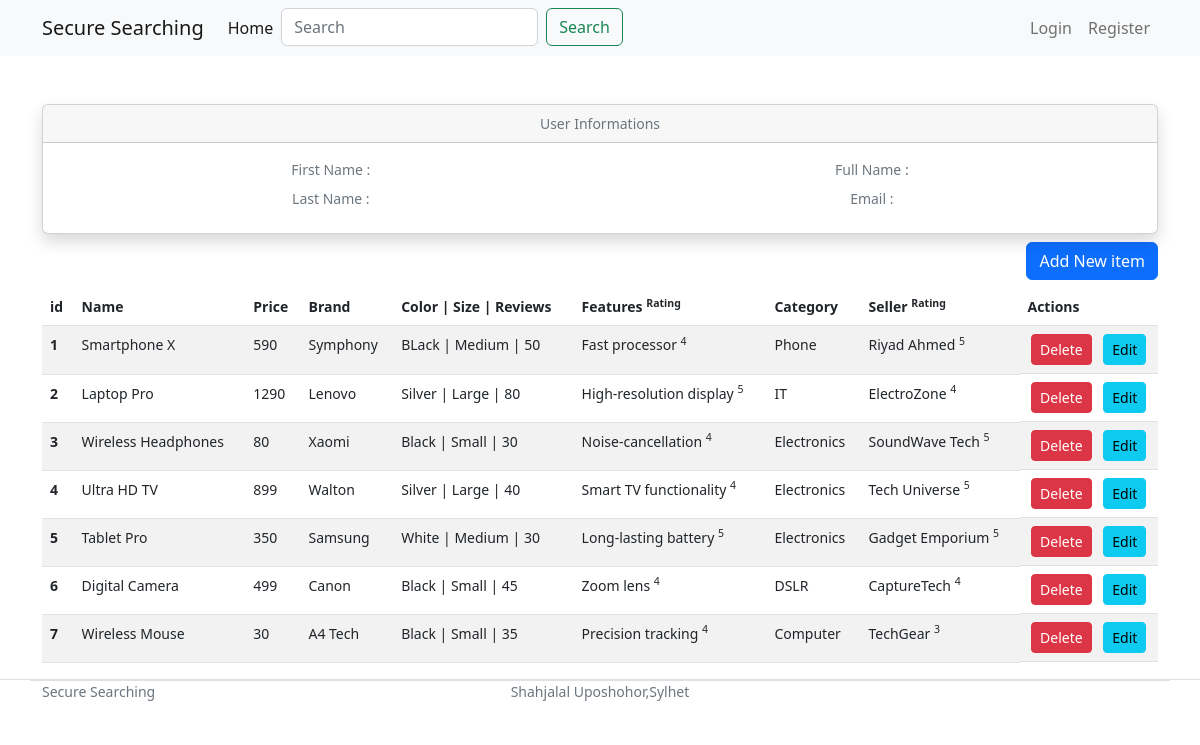
/accounts/dashboard/, run on an earlier commit of the app's database.
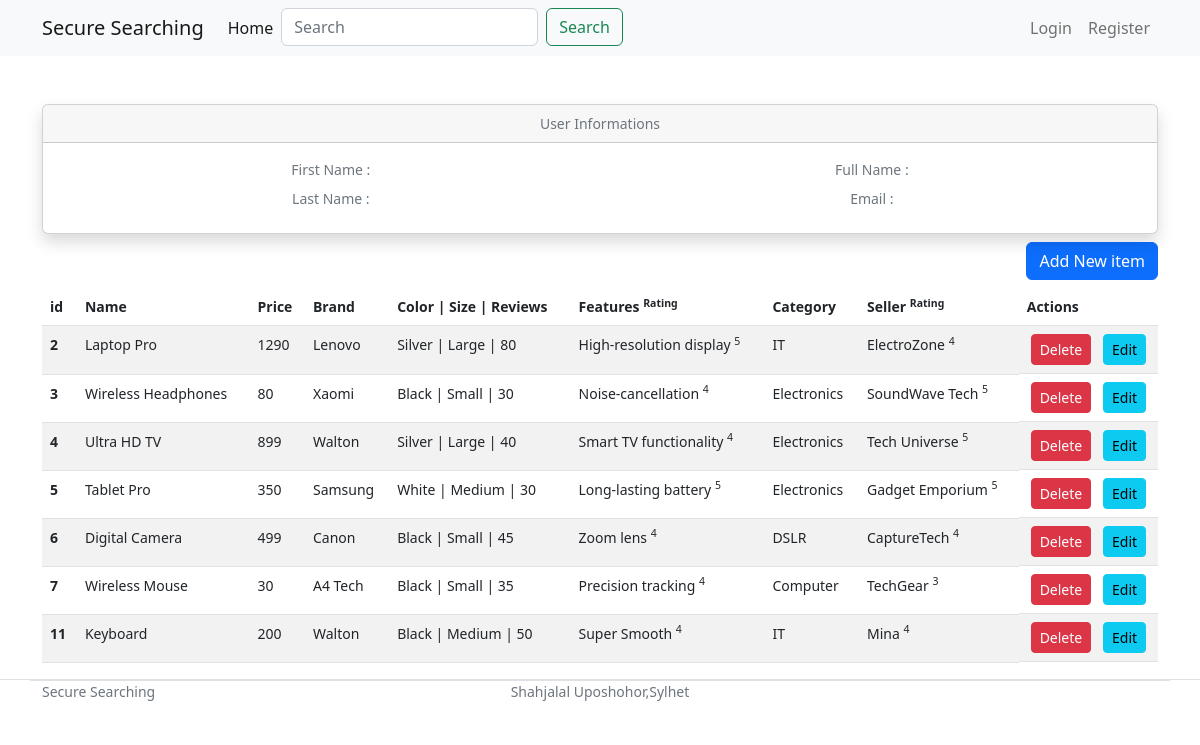
And on a later commit of the database.
### content/models.py (models this page shows, shortened)
class Content(models.Model):
    name = models.CharField(max_length=50 , unique=True)
    slug = models.SlugField(max_length=50, unique=True)
    brand = models.CharField(max_length=20)
    category = models.CharField(max_length=20)
    description = models.TextField()
    features = models.CharField(max_length=50)
    price = models.IntegerField()   # 120.65
    colors = models.CharField(max_length=10)
    sizes = models.CharField(max_length=10)
    availability = models.BooleanField(default=False,blank=True)
    rating = models.IntegerField(choices=[(i, i) for i in range(1, 6)])
    num_reviews = models.IntegerField()
    seller_name = models.CharField(max_length=50)
    seller_rating = models.IntegerField(choices=[(i, i) for i in range(1, 6)])
    img = models.ImageField(upload_to='photos/content', blank=True)
    created_at=models.DateTimeField(auto_now_add=True)
    updated_at=models.DateTimeField(auto_now=True)

### accounts/views.py (the view)
# urls.py: path('dashboard/', views.dashboard, name='dashboard'),
def dashboard(request):
    content = Content.objects.all()
    return render(request,'dashboard.html',{'content':content})

### accounts/templates/dashboard.html (shortened to what this page needs)
{% extends 'base.html' %}
{% block content %}
<section class="section-conten padding-y bg pt-5">
	<div class="container">
		<div class="card text-center shadow bg-body rounded">
			<div class="card-header">
			  User Informations
			</div>
			<div class="card-body d-flex justify-content-around">
			  <div class='d-flex flex-column justify-content-start'>
				<p class="card-title">First Name : {{user.first_name}}</p>
			  	<p class="card-title">Last Name : {{user.last_name}}</p>
			  </div>
			  <div class='d-flex flex-column justify-content-start'>
				<p class="card-title">Full Name : {{user.first_name}} {{user.last_name}}</p>
				<p class="card-text">Email : {{user.email}}</p>
			  </div>
			</div>
		  </div>
		  <div class='d-flex justify-content-end mt-2 mb-2'>
			  <a type="button" class="btn btn-primary text-right" href="{% url 'add-item'%}" >Add New item</a>
		  </div>
		  <table class="table table-striped table-hover">
			<thead>
			  <tr>
				<th scope="col">id</th>
				<th scope="col">Name</th>
				<th scope="col">Price</th>
				<th scope="col">Brand</th>
				<th scope="col">Color | Size | Reviews</th>
				<th scope="col">Features <sup>Rating</sup></th>
				<th scope="col">Category</th>
				<th scope="col">Seller <sup>Rating</sup></th>
				<th scope="col">Actions</th>
			  </tr>
			</thead>
			<tbody>
				{% for item in content %}
			  <tr>
				<th scope="row">{{item.id}}</th>
				<td>{{item.name}}</td>
				<td>{{item.price}}</td>
				<td>{{item.brand}}</td>
				<td>{{item.colors}} | {{item.sizes}} | {{item.num_reviews}}</td>
				<td>{{item.features}} <sup>{{item.rating}}</sup></td>
				<td>{{item.category}}</td>
				<td>{{item.seller_name}}
					<sup>{{item.seller_rating}}</sup>
				</td>
				<td class='d-flex justify-content-evenly'>
					<a  class="btn btn-danger btn-sm me-2" href="{% url 'delete_content' item.id %}">Delete</a>
					<a  class="btn btn-info btn-sm " href="{% url 'item_edit' item.id %}">Edit</a>
				  </td>
			</tr>
			{% endfor %}
			</tbody>
		  </table>
	</div>
 </section>
{% endblock %}

### templates/base.html (shortened to what this page needs)
{% load static %}
<!DOCTYPE HTML>
<html lang="en">
   <head>
      <link href="https://cdn.jsdelivr.net/npm/bootstrap@5.2.3/dist/css/bootstrap.min.css" rel="stylesheet">
   </head>
   <body>
      {% include 'includes/navbar.html' %}
      {% block content %}
      {% endblock %}
      {% include 'includes/footer.html' %}
   </body>
</html>

### templates/includes/navbar.html (shortened to what this page needs)
{% load static %}
<nav class="navbar navbar-expand-lg bg-light">
   <div class="container">
      <a class="navbar-brand" href="{% url 'home' %}">Secure Searching</a>
      <div class="collapse navbar-collapse" id="navbarSupportedContent">
         <ul class="navbar-nav me-auto mb-2 mb-lg-0">
            <li class="nav-item">
               <a class="nav-link active" aria-current="page" href="{% url 'home' %}">Home</a>
            </li>
            <li class="nav-item">
               <form action="{% url 'search-view' %}" class="d-flex" role="search" method="GET">
                  <input class="form-control me-2" type="search" placeholder="Search" aria-label="Search" name="q" id="query">
                  <button class="btn btn-outline-success" type="submit">Search</button>
               </form>
            </li>
         </ul>
         <li class="navbar-nav">
            {% if user.id is None %}
            <a class="nav-link" href="{% url 'login' %}">Login</a>
            <a class="nav-link" href="{% url 'register' %}">Register</a>
            <small class="title text-muted"
            {% else %}
            Welcome {{user.first_name}} {{user.last_name}}!</small>
            <a class="nav-link" href="{% url 'dashboard' %}">Deshboard</a>
            <a class="nav-link" href="{% url 'signout' %}">Logout</a>
            {% endif %}
         </li>
      </div>
   </div>
</nav>

### templates/includes/footer.html (shortened to what this page needs)
<footer class="section-footer border-top">
	<div class="container">
		<section class="footer-bottom border-top row">
			<div class="col-md-2">
				<p class="text-muted">Secure Searching</p>
			</div>
			<div class="col-md-8 text-md-center">
				<span  class="px-2">Shahjalal Uposhohor,Sylhet</span>
			</div>
			<div class="col-md-2 text-md-right text-muted">
			</div>
		</section>
	</div>
</footer>

What changed in the data, as far as the page shows it:
removed Content: id "1", name "Smartphone X", price "590", brand "Symphony", colors "BLack", sizes "Medium", num_reviews "50", features "Fast processor", rating "4", category "Phone", seller_name "Riyad Ahmed", seller_rating "5"
added Content: id "11", name "Keyboard", price "200", brand "Walton", colors "Black", sizes "Medium", num_reviews "50", features "Super Smooth", rating "4", category "IT", seller_name "Mina", seller_rating "4"
